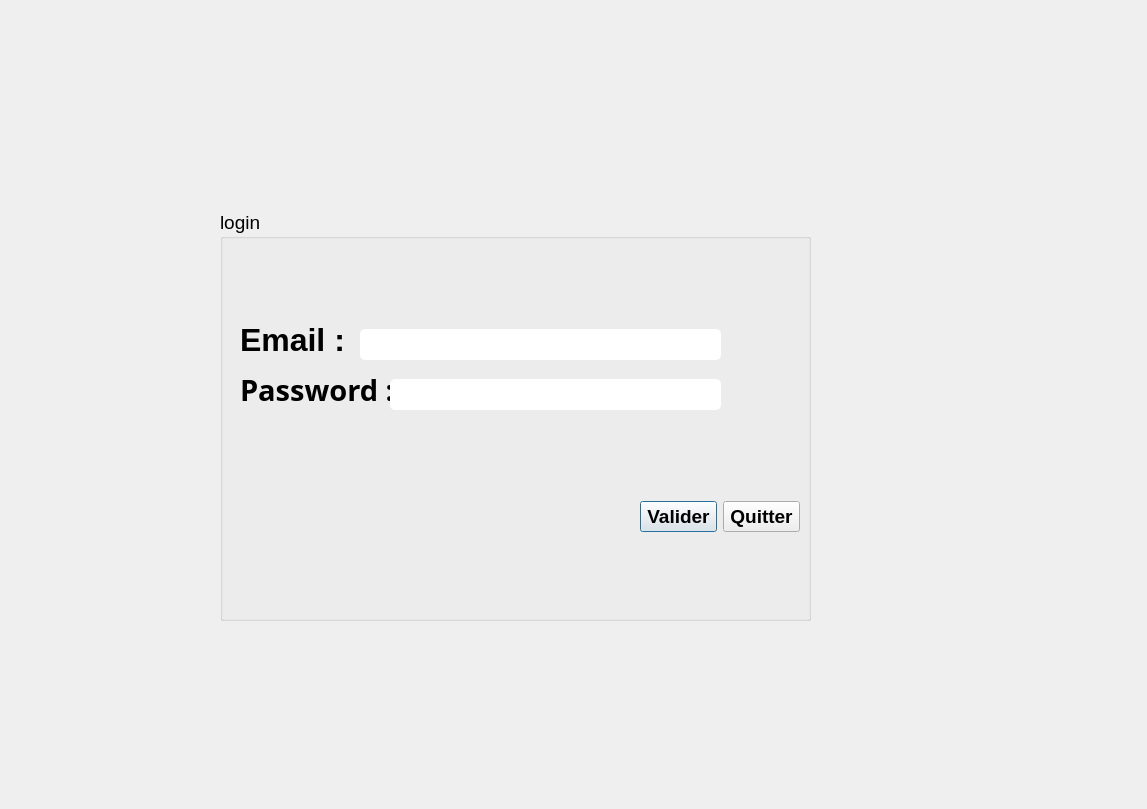
<?xml version="1.0" encoding="UTF-8"?>
<ui version="4.0">
 <class>Login</class>
 <widget class="QDialog" name="Login">
  <property name="geometry">
   <rect>
    <x>0</x>
    <y>0</y>
    <width>1147</width>
    <height>809</height>
   </rect>
  </property>
  <property name="windowTitle">
   <string>Login</string>
  </property>
  <widget class="QGroupBox" name="groupBox">
   <property name="geometry">
    <rect>
     <x>220</x>
     <y>210</y>
     <width>591</width>
     <height>411</height>
    </rect>
   </property>
   <property name="font">
    <font>
     <pointsize>14</pointsize>
    </font>
   </property>
   <property name="title">
    <string>login</string>
   </property>
   <widget class="QLabel" name="label">
    <property name="geometry">
     <rect>
      <x>20</x>
      <y>110</y>
      <width>121</width>
      <height>41</height>
     </rect>
    </property>
    <property name="font">
     <font>
      <family>Microsoft JhengHei UI</family>
      <pointsize>22</pointsize>
      <weight>75</weight>
      <bold>true</bold>
      <underline>false</underline>
     </font>
    </property>
    <property name="focusPolicy">
     <enum>Qt::NoFocus</enum>
    </property>
    <property name="text">
     <string>&lt;html&gt;&lt;head/&gt;&lt;body&gt;&lt;p&gt;&lt;span style=&quot; font-size:24pt; font-weight:600;&quot;&gt;Email :&lt;/span&gt;&lt;/p&gt;&lt;/body&gt;&lt;/html&gt;</string>
    </property>
   </widget>
   <widget class="QLabel" name="label_2">
    <property name="geometry">
     <rect>
      <x>20</x>
      <y>150</y>
      <width>191</width>
      <height>61</height>
     </rect>
    </property>
    <property name="font">
     <font>
      <family>Microsoft JhengHei</family>
      <pointsize>22</pointsize>
      <weight>75</weight>
      <bold>true</bold>
      <underline>false</underline>
     </font>
    </property>
    <property name="text">
     <string>&lt;html&gt;&lt;head/&gt;&lt;body&gt;&lt;p&gt;Password    :&lt;/p&gt;&lt;/body&gt;&lt;/html&gt;</string>
    </property>
   </widget>
   <widget class="QLineEdit" name="lineEdit_login">
    <property name="geometry">
     <rect>
      <x>140</x>
      <y>119</y>
      <width>361</width>
      <height>31</height>
     </rect>
    </property>
    <property name="font">
     <font>
      <family>Arial</family>
      <pointsize>17</pointsize>
      <weight>50</weight>
      <bold>false</bold>
     </font>
    </property>
    <property name="styleSheet">
     <string notr="true">QLineEdit{
    background-color: white;
    box-shadow: 2px 0.5px 5px 1px inset black;
    border-radius: 5px;
    width: 70%;
    padding-right: 10px;
    padding-left: 10px;
    text-align: left;
    color: #000;
    font-size:inherit;
    font-family: Arial, Helvetica, sans-serif;  
    font-weight:normal;
    font-variant:normal;
}
QLineEdit::hover{  color: black ;
background-color:orange;}
QLineEdit::focus{  color: black ;
background-color:white;}</string>
    </property>
   </widget>
   <widget class="QLineEdit" name="lineEdit_password">
    <property name="geometry">
     <rect>
      <x>170</x>
      <y>169</y>
      <width>331</width>
      <height>31</height>
     </rect>
    </property>
    <property name="font">
     <font>
      <family>Arial</family>
      <pointsize>17</pointsize>
      <weight>50</weight>
      <bold>false</bold>
     </font>
    </property>
    <property name="styleSheet">
     <string notr="true">QLineEdit{
    background-color: white;
    box-shadow: 2px 0.5px 5px 1px inset black;
    border-radius: 5px;
    width: 70%;
    padding-right: 10px;
    padding-left: 10px;
    text-align: left;
    color: #000;
    font-size:inherit;
    font-family: Arial, Helvetica, sans-serif;  
    font-weight:normal;
    font-variant:normal;
}
QLineEdit::hover{  color: black ;
background-color:orange;}
QLineEdit::focus{  color: black ;
background-color:white;}</string>
    </property>
    <property name="echoMode">
     <enum>QLineEdit::Password</enum>
    </property>
   </widget>
   <widget class="QWidget" name="layoutWidget">
    <property name="geometry">
     <rect>
      <x>420</x>
      <y>290</y>
      <width>160</width>
      <height>33</height>
     </rect>
    </property>
    <layout class="QHBoxLayout" name="horizontalLayout">
     <item>
      <widget class="QPushButton" name="pushButton_valide">
       <property name="font">
        <font>
         <weight>75</weight>
         <bold>true</bold>
        </font>
       </property>
       <property name="styleSheet">
        <string notr="true">QPushButton::hover
{
	background-color: qlineargradient(spread:pad, x1:0, y1:0.511, x2:1, y2:0.511, stop:0 rgba(0, 207, 179, 255),stop:1 rgb(108, 135, 255));

}</string>
       </property>
       <property name="text">
        <string>Valider</string>
       </property>
      </widget>
     </item>
     <item>
      <widget class="QPushButton" name="pushButton_Q">
       <property name="font">
        <font>
         <weight>75</weight>
         <bold>true</bold>
        </font>
       </property>
       <property name="styleSheet">
        <string notr="true">QPushButton::hover
{
	background-color: qlineargradient(spread:pad, x1:0, y1:0.511, x2:1, y2:0.511, stop:0 rgba(0, 207, 179, 255),stop:1 rgb(108, 135, 255));

}</string>
       </property>
       <property name="text">
        <string>Quitter</string>
       </property>
      </widget>
     </item>
    </layout>
   </widget>
  </widget>
  <widget class="QLabel" name="Digital_clock">
   <property name="geometry">
    <rect>
     <x>60</x>
     <y>0</y>
     <width>291</width>
     <height>121</height>
    </rect>
   </property>
   <property name="font">
    <font>
     <family>Microsoft YaHei UI</family>
     <pointsize>28</pointsize>
     <weight>75</weight>
     <bold>true</bold>
    </font>
   </property>
   <property name="text">
    <string>&lt;html&gt;&lt;head/&gt;&lt;body&gt;&lt;p&gt;&lt;br/&gt;&lt;/p&gt;&lt;/body&gt;&lt;/html&gt;</string>
   </property>
  </widget>
  <widget class="QLabel" name="label_p">
   <property name="geometry">
    <rect>
     <x>-160</x>
     <y>-50</y>
     <width>1421</width>
     <height>891</height>
    </rect>
   </property>
   <property name="text">
    <string/>
   </property>
  </widget>
  <widget class="QLabel" name="label_ph">
   <property name="geometry">
    <rect>
     <x>410</x>
     <y>130</y>
     <width>321</width>
     <height>171</height>
    </rect>
   </property>
   <property name="text">
    <string/>
   </property>
  </widget>
  <zorder>label_p</zorder>
  <zorder>groupBox</zorder>
  <zorder>Digital_clock</zorder>
  <zorder>label_ph</zorder>
 </widget>
 <resources/>
 <connections/>
</ui>
